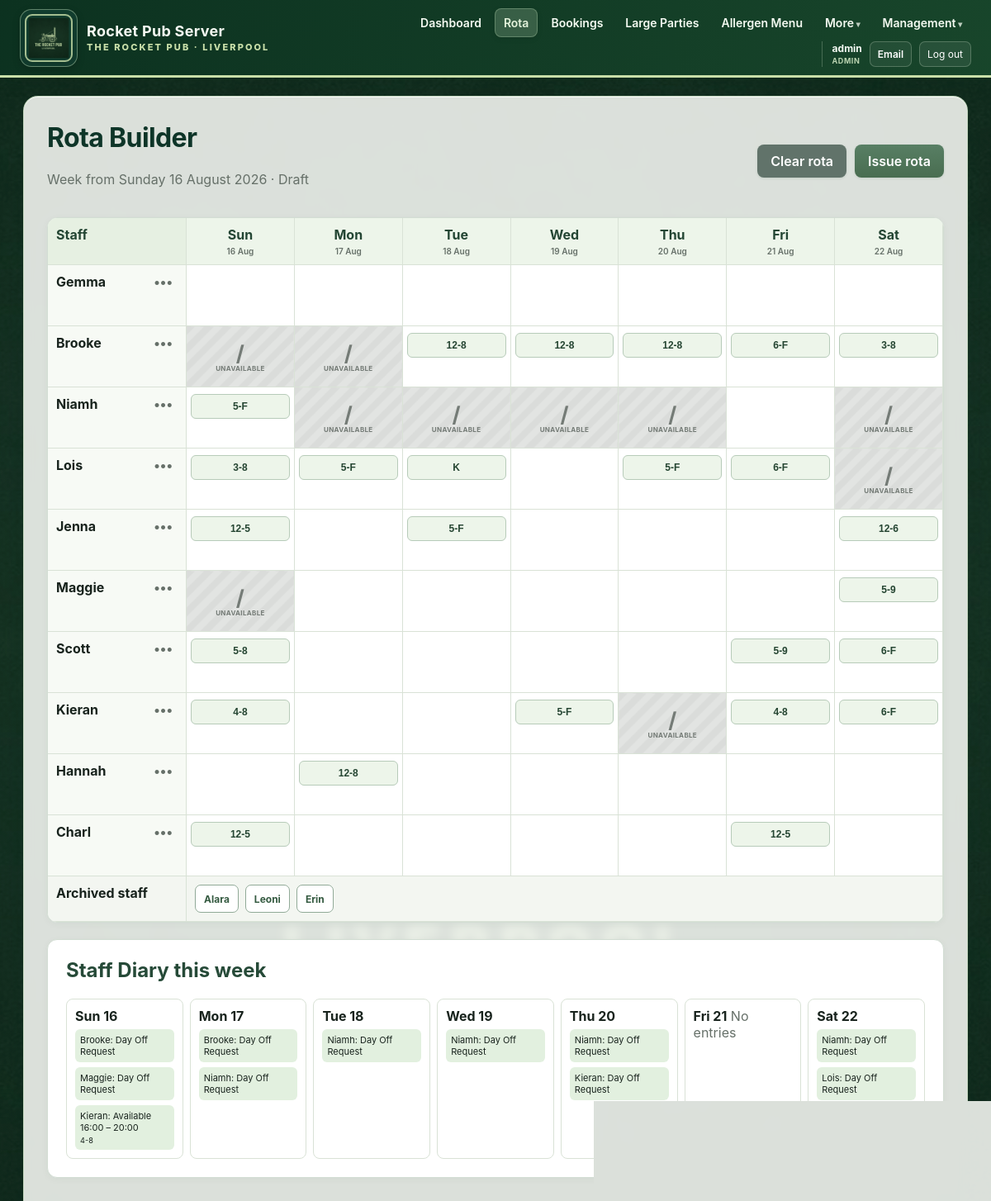
The page /rota/1/edit (signed in) on the database as committed earlier.
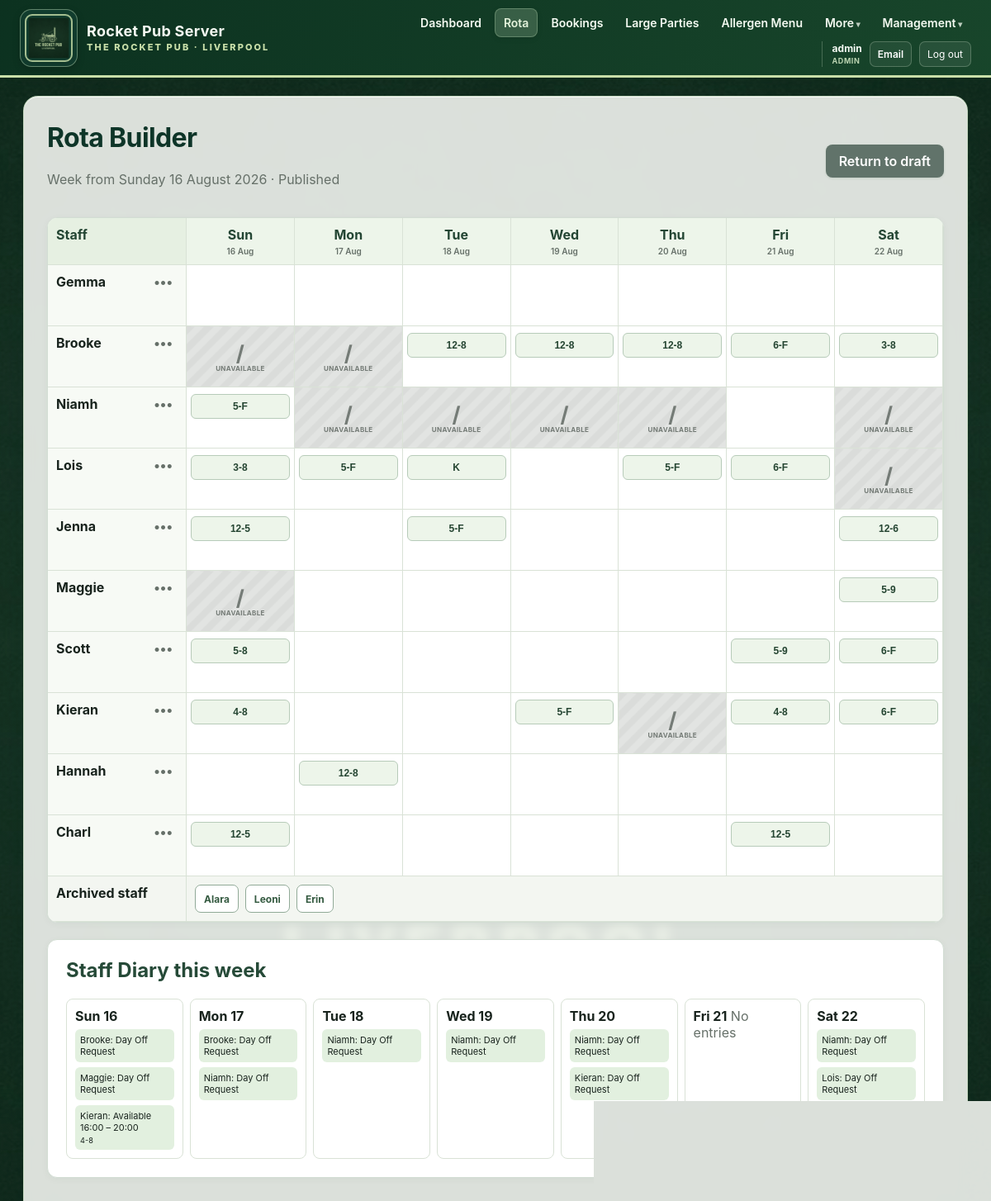
The same page on the database as committed later.
### app/models.py (models this page shows)
class RotaWeek(db.Model):
    id = db.Column(db.Integer, primary_key=True)
    week_start = db.Column(db.Date, nullable=False, unique=True, index=True)
    status = db.Column(db.String(20), nullable=False, default="draft", index=True)
    notes = db.Column(db.String(500))
    created_by_user_id = db.Column(db.Integer, db.ForeignKey("app_user.id"))
    published_by_user_id = db.Column(db.Integer, db.ForeignKey("app_user.id"))
    created_at = db.Column(db.DateTime, default=datetime.utcnow)
    updated_at = db.Column(
        db.DateTime,
        default=datetime.utcnow,
        onupdate=datetime.utcnow,
    )
    published_at = db.Column(db.DateTime)
    created_by = db.relationship("AppUser", foreign_keys=[created_by_user_id])
    published_by = db.relationship("AppUser", foreign_keys=[published_by_user_id])
    shifts = db.relationship(
        "RotaShift",
        back_populates="rota_week",
        cascade="all, delete-orphan",
    )

### app/routes.py (the view, shortened to what this page needs)
@main.route("/rota/<int:rota_id>/edit")
def rota_edit(rota_id):
    week = db.get_or_404(RotaWeek, rota_id)
    profiles, days, shift_map = rota_context(week)
    diary_by_day = {}
    cell_diary = {}
    for day in days:
        entries = db.session.scalars(
            db.select(StaffDiaryEntry)
            .where(
                StaffDiaryEntry.entry_date == day,
                StaffDiaryEntry.status.in_(
                    ["approved", "info", "requested"]
                ),
            )
            .order_by(StaffDiaryEntry.created_at)
        ).all()
        diary_by_day[day] = entries
        for entry in entries:
            if entry.staff_id is None:
                continue
            key = (entry.staff_id, day)
            state = cell_diary.setdefault(
                key,
                {
                    "unavailable": False,
                    "unavailable_status": None,
                    "availability": [],
                },
            )
            if entry.entry_type in {
                "day_off_request",
                "unavailable",
            }:
                state["unavailable"] = True
                state["unavailable_status"] = entry.status
            elif entry.entry_type == "available_window":
                availability_text = None
                if entry.note:
                    possible_shift = entry.note.split(" · ", 1)[0].strip()
                    if "-" in possible_shift:
                        availability_text = possible_shift
                existing_shift_labels = {
                    shift_label(existing_shift).upper()
                    for existing_shift in shift_map.get(key, [])
                }
    archived_staff = db.session.scalars(
        db.select(StaffProfile)
        .where(
            StaffProfile.active.is_(False),
            db.func.lower(StaffProfile.display_name) != "matt",
        )
        .order_by(StaffProfile.sort_order, StaffProfile.display_name)
    ).all()
    return render_template(
        "rota_edit.html",
        week=week,
        profiles=profiles,
        archived_staff=archived_staff,
        days=days,
        shift_map=shift_map,
        diary_by_day=diary_by_day,
        cell_diary=cell_diary,
        shift_label=shift_label,
    )

### app/models.py (called while the page is built)
    @property
    def is_manager(self):
        return self.role in {"manager", "admin"}

### app/routes.py (called while the page is built)
def current_user():
    return getattr(g, "current_user", None)

@main.app_context_processor
def inject_current_user():
    return {
        "current_user": current_user(),
    }

def time_label(value):
    if value is None:
        return ""
    hour = value.hour
    minute = value.minute
    suffix = ""
    display_hour = hour
    if hour == 0:
        display_hour = 12
    elif hour > 12:
        display_hour = hour - 12
    return (
        str(display_hour)
        if minute == 0
        else f"{display_hour}:{minute:02d}"
    )

def shift_label(shift):
    if shift.note == "__ROTA_K__":
        return "K"
    end = "F" if shift.end_is_finish else time_label(shift.end_time)
    return f"{time_label(shift.start_time)}-{end}"

### app/templates/rota_edit.html (shortened to what the changed rows need)
{% extends "base.html" %}
{% block content %}
<div class="page-heading">
    <div>
        <h1>Rota Builder</h1>
        <p>
            Week from Sunday {{ week.week_start.strftime("%d %B %Y") }}
            · {{ week.status|title }}
        </p>
    </div>
    <div class="heading-actions">
{% if week.status == "draft" %}
            <form method="post"
                  action="{{ url_for('main.rota_clear_draft', rota_id=week.id) }}"
                  onsubmit="return confirm('Clear the ENTIRE rota draft? Every shift entered for this week will be removed. Staff diary and availability entries will stay.');">
                <button class="button secondary" type="submit">
                    Clear rota
                </button>
            </form>
            <form method="post"
                  action="{{ url_for('main.rota_publish', rota_id=week.id) }}"
                  onsubmit="return confirm('Issue this rota to all staff?');">
                <button class="button" type="submit">Issue rota</button>
            </form>
        {% else %}
            <form method="post"
                  action="{{ url_for('main.rota_return_to_draft', rota_id=week.id) }}">
                <button class="button secondary" type="submit">
                    Return to draft
                </button>
            </form>
        {% endif %}
    </div>
</div>
<div class="card rota-table-card">
    <div class="rota-scroll">
        <table class="rota-table rota-edit-table">
            <thead>
                <tr>
                    <th>Staff</th>
                    {% for day in days %}
                        <th>
                            {{ day.strftime("%a") }}
                            <small>{{ day.strftime("%d %b") }}</small>
                        </th>
                    {% endfor %}
                </tr>
            </thead>
            <tbody>
            {% for profile in profiles %}
                <tr>
                    <th>
                        <div class="rota-name-cell">
                            <span>{{ profile.display_name }}</span>
                            <details class="rota-name-options">
                                <summary title="Staff options">•••</summary>
                            </details>
                        </div>
                    </th>
                </tr>
            {% endfor %}
            {% if archived_staff %}
            <tr class="rota-add-staff-row">
                <th scope="row">
                    <strong>Archived staff</strong>
                </th>
            </tr>
            {% endif %}
            </tbody>
        </table>
    </div>
</div>
<section class="card">
    <h2>Staff Diary this week</h2>
</section>
{% endblock %}

Rows that differ between the two databases and show on the page:
changed RotaWeek: status "Draft" → "Published"
Other text that changed with them:
text no longer shown: "Clear rota Issue rota"
text now shown: "Return to draft"
